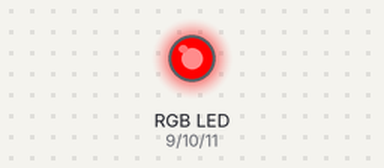
A sketch run on a simulated Arduino Uno, built with avr-gcc and run on an emulated ATmega328P. Parts: an RGB LED mixed from three pins (HIGH = lit).

Above: at 0.2 s.
At 0.7 s:
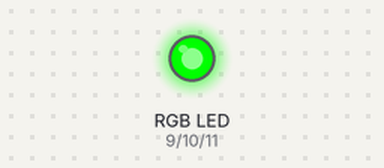
At 2.7 s:
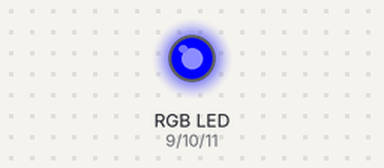
Timing chart, 0 to 3.5 s (numbered marks = the images above):
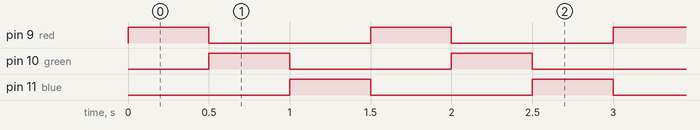

Measured:
- by itself, pin 9 (red), pin 10 (green), pin 11 (blue): alternates HIGH for 0.50 s and LOW for 1.0 s
- by itself, everything shown: repeats every 1.5 s, in 3 steps

The sketch:

rgb_led.ino
```cpp
int red = 9;
int green = 10;
int blue = 11;

void setup() {
  pinMode(red, OUTPUT);
  pinMode(green, OUTPUT);
  pinMode(blue, OUTPUT);
}

void loop() {
  setColor(255, 0, 0);
  delay(500);
  setColor(0, 255, 0);
  delay(500);
  setColor(0, 0, 255);
  delay(500);
}

void setColor(int r, int g, int b) {
  analogWrite(red, r);
  analogWrite(green, g);
  analogWrite(blue, b);
}
```
